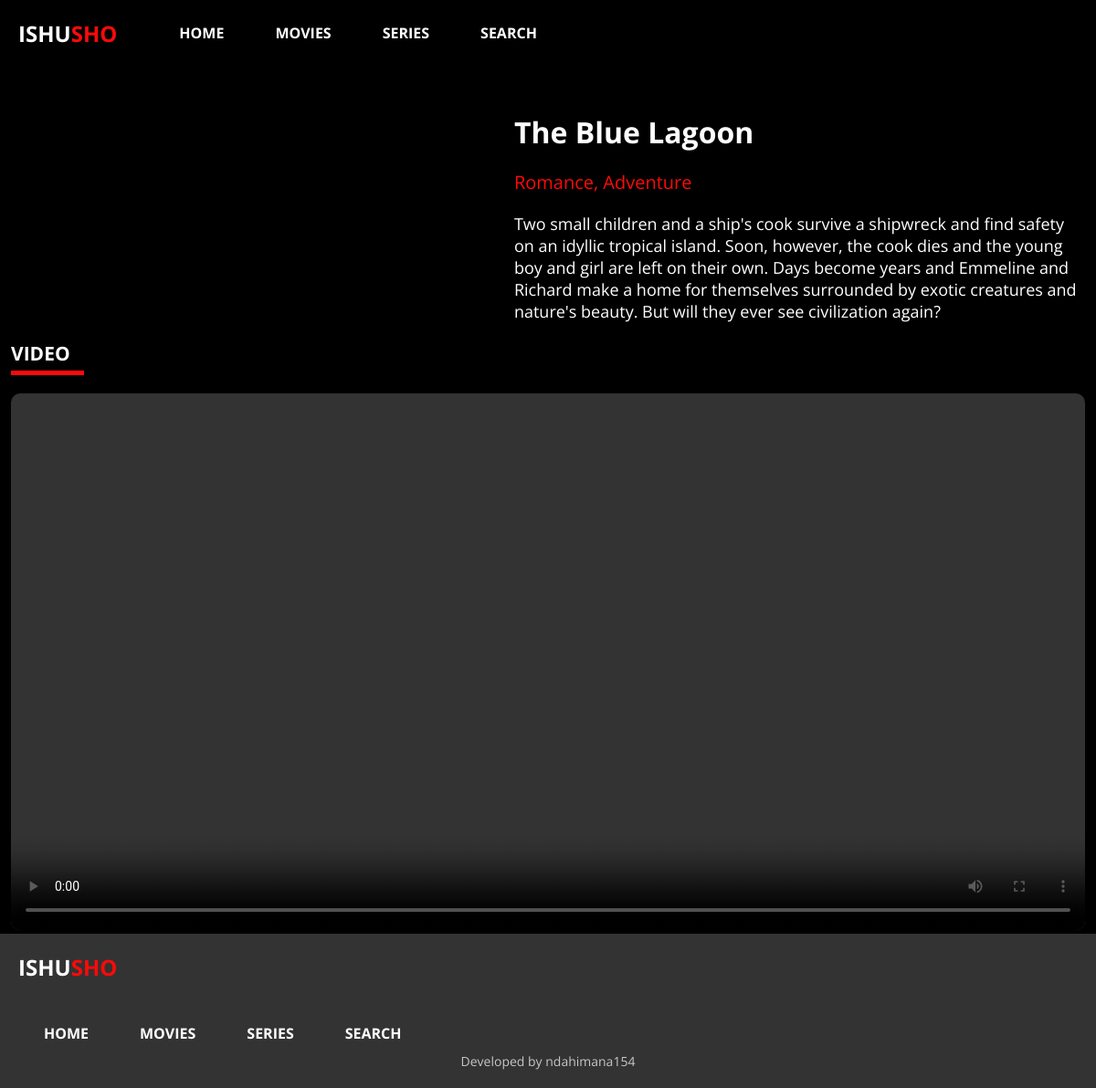
The app's page /watch.php?v=5689 with its own data.
### tables this page shows
CREATE TABLE `movies` (
  `movie_id` varchar(255) NOT NULL,
  `movie_name` text NOT NULL,
  `movie_description` text NOT NULL,
  `movie_categories` text NOT NULL,
  `movie_poster` text NOT NULL,
  `movie_url` text NOT NULL,
  `url720` text NOT NULL,
  `url480` text NOT NULL,
  `release_date` varchar(255) NOT NULL,
  `addition_date` text NOT NULL,
  `added_by` int(11) NOT NULL
);

### watch.php (the view, shortened to what this page needs)
<?php
include('./php/global/server.php');
?>
<!DOCTYPE html>
<html lang="en">
<head>
    <link rel="stylesheet" href="./styles/new-main.css" />
    <link rel="stylesheet" href="https://cdnjs.cloudflare.com/ajax/libs/font-awesome/6.4.2/css/all.min.css" />
    <link rel="stylesheet" href="https://cdn.plyr.io/3.7.8/plyr.css" />
</head>
<body>
    <main class="container">
        <?php
        include("./php/client/nav.php");
        ?>
        <section class="watch-section">
            <?php
            if (!isset($_GET['v'])) {
            ?>
                <p class="fail">
                    No video sent to server!
                </p>
                <?php
            } else {
                $videoToWatch = $_GET['v'];
                $checkVideoExists = mysqli_query($server, "SELECT * from movies
                        WHERE movie_id = '$videoToWatch'
                    ");
                if (mysqli_num_rows($checkVideoExists) !== 1) {
                ?>
                    <p class="fail">
                        The video doesn't exists.
                    </p>
                <?php
                } else {
                    $dataVideoExists = mysqli_fetch_array($checkVideoExists);
                ?>
                    <div class="watch-container">
                        <div class="watch-info">
                            <div class="left">
                            </div>
                            <div class="right">
                                <h2>
                                    <?php echo $dataVideoExists['movie_name']; ?>
                                </h2>
                                <div class="genres">
                                    <ul>
                                        <li>
                                            <?php echo $dataVideoExists['movie_categories']; ?>
                                        </li>
                                    </ul>
                                </div>
                                <div class="overview">
                                    <?php
                                    echo $dataVideoExists['movie_description'];
                                    ?>
                                </div>
                            </div>
                        </div>
                        <div class="player-cont">
                            <h1>
                                VIDEO
                                <span></span>
                            </h1>
                            <video id="vid_player" playsinline controls data-poster="<?php echo $dataVideoExists['movie_poster']; ?>">
                                <source src="<?php echo $dataVideoExists['url720']; ?>" type="video/mp4" />
                                <source src="<?php echo $dataVideoExists['url480']; ?>" type="video/mp4" />
                            </video>
                        </div>
                    </div>
            <?php
                }
            }
            ?>
        </section>
        <?php
        include('./php/client/footer.php');
        ?>
    </main>
</body>
</html>

### styles/new-main.css (style rules this page uses)
* { font-family: "Open Sans"; margin: 0; padding: 0; font-size: 14px; text-decoration: none; }
body { overflow: auto; background: #000; color: #fff; }
.watch-section { width: 100%; }
.watch-section .watch-container { width: 98%; margin: auto; }
.watch-section .watch-container .watch-info { display: flex; flex-direction: row; flex-wrap: nowrap; margin-top: 50px; }
.watch-section .watch-container .watch-info .left { flex: 2.5; }
.watch-section .watch-container .watch-info .right { flex: 3; padding-left: 30px; }
.watch-section .watch-container .watch-info .right h2 { font-size: 32px; font-weight: bold; text-transform: capitalize; }
.watch-section .watch-container .watch-info .right .genres { margin-top: 20px; }
.watch-section .watch-container .watch-info .right .genres ul { list-style: none; }
.watch-section .watch-container .watch-info .right .genres ul li { color: #ff0909; font-size: 20px; }
.watch-section .watch-container .watch-info .right .overview { margin-top: 20px; font-size: 18px; }
.watch-section .watch-container .player-cont { width: 100%; margin-top: 20px; }
.watch-section .watch-container .player-cont h1 { font-size: 21px; }
.watch-section .watch-container .player-cont h1 span { display: block; border-bottom: 5px solid #ff0909; width: 80px; margin-top: 5px; margin-bottom: 20px; }
.watch-section .watch-container .player-cont video { width: 100%; margin: auto; border-radius: 10px; }

### records on screen
movies: movie_name "The Blue Lagoon", movie_categories "Romance, Adventure", movie_description "Two small children and a ship's cook survive a shipwreck and find safety on an idyllic tropical island. Soon, however, the cook dies and the young boy and girl are left on their own. Days become years and Emmeline and Richard make a home for themselves surrounded by exotic creatures and nature's beauty. But will they ever see civilization again?"
